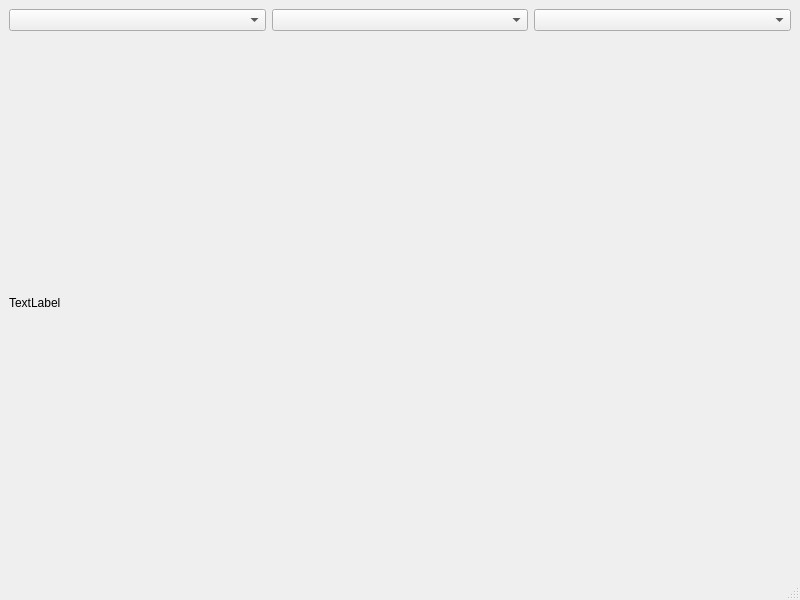
<?xml version="1.0" encoding="UTF-8"?>
<ui version="4.0">
 <class>MainWindow</class>
 <widget class="QMainWindow" name="MainWindow">
  <property name="geometry">
   <rect>
    <x>0</x>
    <y>0</y>
    <width>800</width>
    <height>600</height>
   </rect>
  </property>
  <property name="windowTitle">
   <string>MainWindow</string>
  </property>
  <widget class="QWidget" name="centralwidget">
   <layout class="QGridLayout" name="gridLayout">
    <item row="0" column="0">
     <layout class="QVBoxLayout" name="verticalLayout">
      <item>
       <layout class="QHBoxLayout" name="horizontalLayout">
        <item>
         <widget class="QComboBox" name="camBox"/>
        </item>
        <item>
         <widget class="QComboBox" name="modeBox"/>
        </item>
        <item>
         <widget class="QComboBox" name="settingsBox"/>
        </item>
       </layout>
      </item>
      <item>
       <widget class="QLabel" name="image_label">
        <property name="text">
         <string>TextLabel</string>
        </property>
       </widget>
      </item>
     </layout>
    </item>
   </layout>
  </widget>
  <widget class="QStatusBar" name="statusbar"/>
 </widget>
 <resources/>
 <connections/>
</ui>
